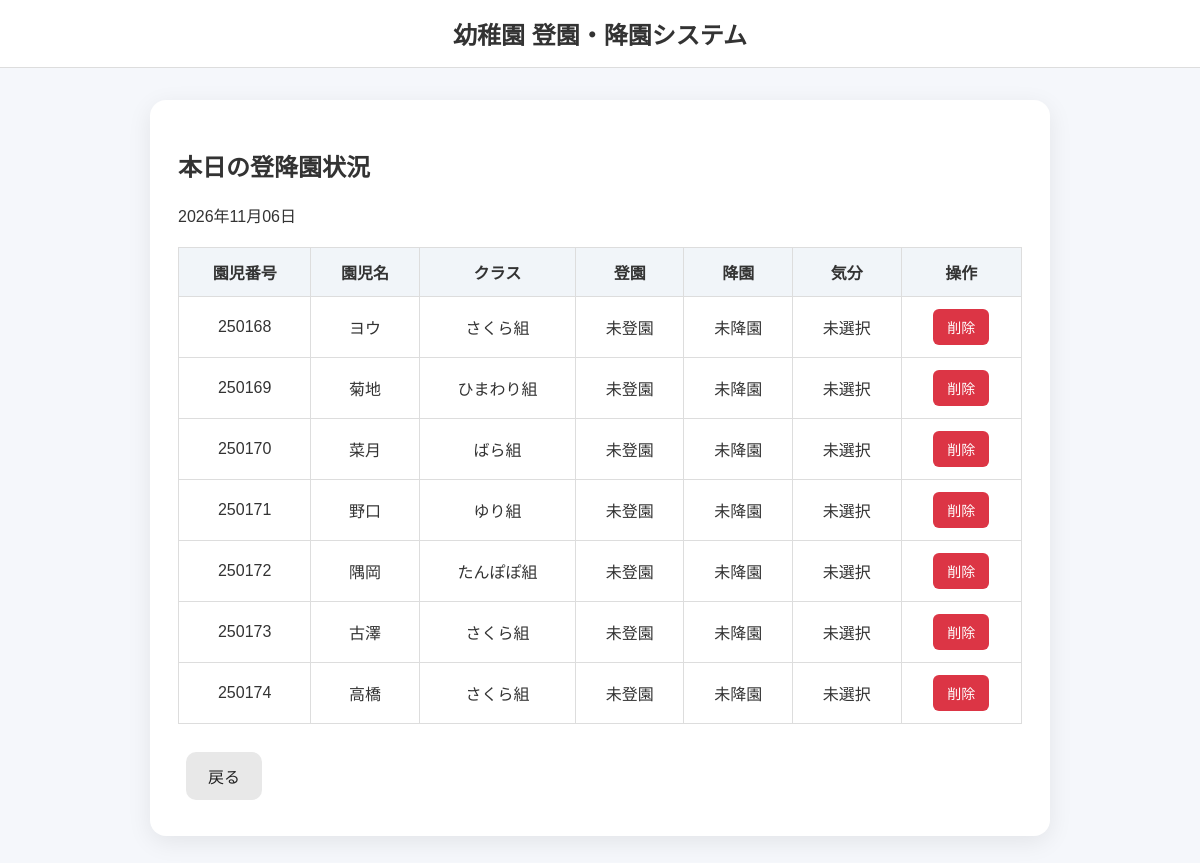
The app's page /dashboard/, older data.
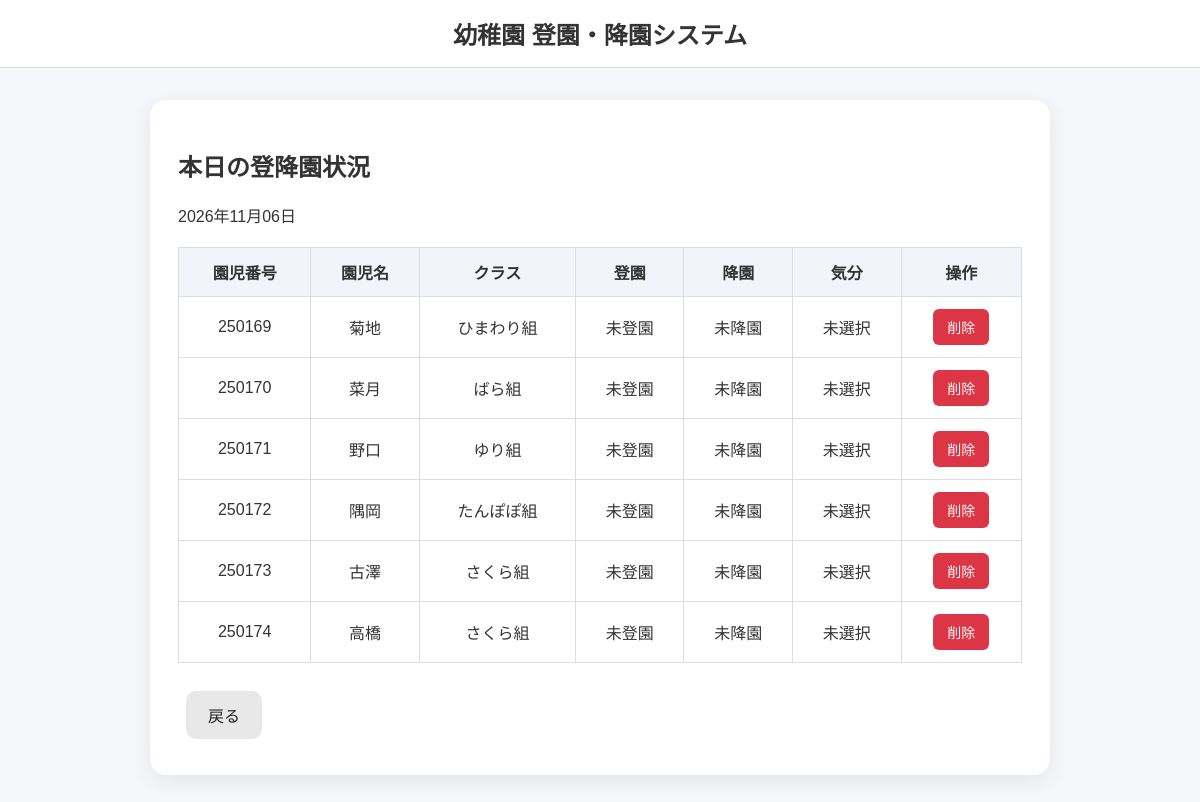
The same page, newer data.
### attendance/models.py (models this page shows, shortened)
class Student(models.Model):
    CLASS_CHOICES = [
        ("sakura","さくら組"),
        ("himawari","ひまわり組"),
        ("bara","ばら組"),
        ("yuri","ゆり組"),
        ("tanpopo","たんぽぽ組")
    ]
    name = models.CharField("園児名", max_length=100)
    student_number = models.CharField("園児番号", max_length=30, unique=True)
    class_name = models.CharField("クラス名",max_length=50,choices=CLASS_CHOICES,blank=True)
    photo = models.ImageField("顔写真", upload_to="students/")
    is_active = models.BooleanField("在園", default=True)

### attendance/views.py (the view)
# urls.py: path("dashboard/", views.dashboard, name="dashboard"),
def dashboard(request):
    today = timezone.localdate()
    moods_by_student = {
        item.student_id: item
        for item in DailyMood.objects.filter(date=today)
    }
    students = Student.objects.filter(is_active=True).order_by("student_number")
    rows = []
    for student in students:
        records = Attendance.objects.filter(
            student=student,
            timestamp__date=today,
        )
        in_record = records.filter(attendance_type="in").order_by("timestamp").first()
        out_record = records.filter(attendance_type="out").order_by("timestamp").first()
        rows.append({
            "student": student,
            "in_record": in_record,
            "out_record": out_record,
            "daily_mood": moods_by_student.get(student.pk),
        })
    return render(
        request,
        "attendance/dashboard.html",
        {"rows": rows, "today": today},
    )

### templates/attendance/dashboard.html (shortened to what this page needs)
{% extends "attendance/base.html" %}
{% block content %}
<div class="card">
    <h2>本日の登降園状況</h2>
    <p>{{ today|date:"Y年m月d日" }}</p>
    <table class="status-table">
        <thead>
            <tr>
                <th>園児番号</th>
                <th>園児名</th>
                <th>クラス</th>
                <th>登園</th>
                <th>降園</th>
                <th>気分</th>
                <th>操作</th>
            </tr>
        </thead>
        <tbody>
            {% for row in rows %}
            <tr>
                <td>{{ row.student.student_number }}</td>
                <td>{{ row.student.name }}</td>
                <td>{{row.student.get_class_name_display|default:"未設定"}}</td>
                <td>
                    {% if row.in_record %}
                    {{ row.in_record.timestamp|date:"H:i:s" }}
                    {% else %}
                    未登園
                    {% endif %}
                </td>
                <td>
                    {% if row.out_record %}
                    {{ row.out_record.timestamp|date:"H:i:s" }}
                    {% else %}
                    未降園
                    {% endif %}
                </td>
                <td>
                    {% if row.daily_mood %}
                    {{ row.daily_mood.get_mood_display }}
                    {% else %}
                    未選択
                    {% endif %}
                </td>
                <td>
                    <form method="post" action="{% url 'attendance:student_delete' row.student.id %}"
                        onsubmit="return confirm('園児と出欠記録を完全に削除しますか？');" style="display:inline;">
                        <button type="submit" class="delete-btn">削除</button>
                    </form>
                </td>
            </tr>
            {% empty %}
            <tr>
                <td colspan="7">園児が登録されていません。</td>
            </tr>
            {% endfor %}
        </tbody>
    </table>
    <a class="btn" href="{% url 'attendance:top' %}">戻る</a>
</div>
{% endblock %}

Row changes from the older to the newer data that the page shows:
removed Student: student.student_number "250168", student.name "ヨウ", student.class_name "さくら組"
